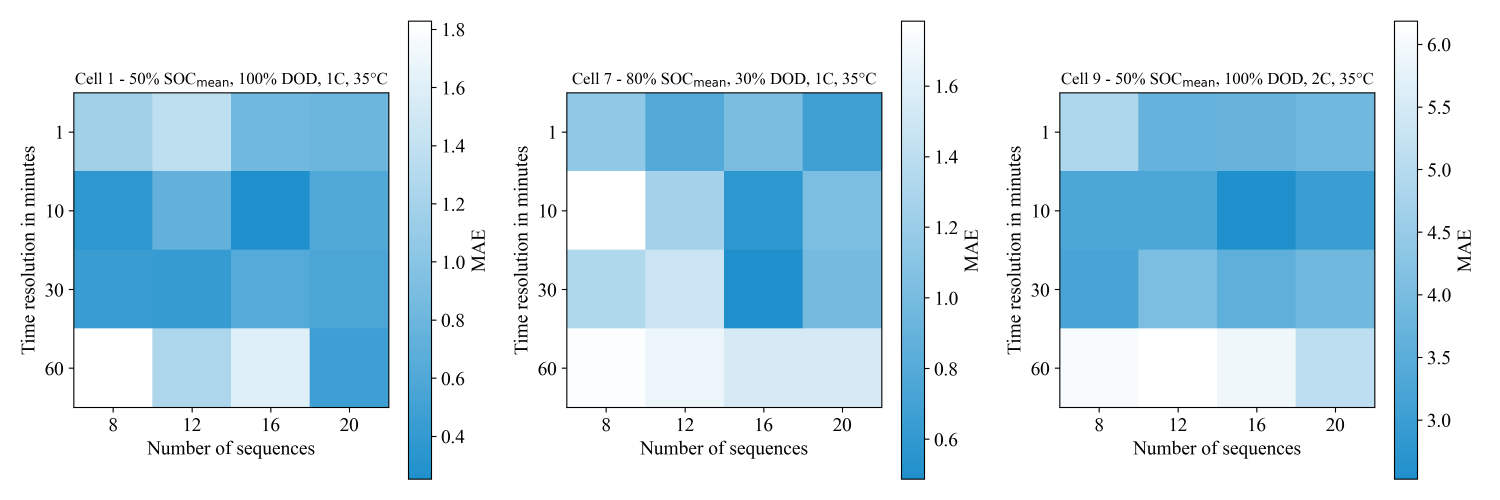
#> input picture LATEX/MDPI/MPDI_23__Neural_Network_Architecture_for_Determining_the_Aging_of_Stationary_Storage_Systems_in_Smart_Grids/Figures/MAE_matrix.png, 4500 x 1500 px (shown at 1/3 size)
$ python make_chapter4_heatmaps.py
#> lines starting #> are read from the running program, lines starting #| are printed output that depends on the picture; after the words box and inside, x2 and y2 are one past the last pixel; in counts of white or black regions, pixels touching at a corner belong together
"""Create the heatmaps used as Figures 4.1 and 4.4.

Figure 4.1 is reconstructed from the coefficients printed in the published
source figure. Figure 4.4 retains the original MAE matrix and its numerical
color-bar scales, but replaces the former white-ended blue map with a smooth
blue-to-red map whose extrema remain visible.
"""

from __future__ import annotations

import csv
from pathlib import Path

import matplotlib.colors as mcolors
import matplotlib.pyplot as plt
import numpy as np
from matplotlib.colors import SymLogNorm
from PIL import Image


PROJECT_ROOT = Path(__file__).resolve().parents[1]
SCRIPTS_ROOT = PROJECT_ROOT.parents[2]
OUTPUT_DIR = PROJECT_ROOT / "pictures" / "eaai_palette"
MDPI_FIGURES = (
    SCRIPTS_ROOT
    / "LATEX"
    / "MDPI"
    / "MPDI_23__Neural_Network_Architecture_for_Determining_the_Aging_of_Stationary_Storage_Systems_in_Smart_Grids"
    / "Figures"
)

RED = np.array(mcolors.to_rgb("#eea4a5"))
BLUE = np.array(mcolors.to_rgb("#a1c6e0"))


def _srgb_to_oklab(rgb: np.ndarray) -> np.ndarray:
    rgb = np.asarray(rgb, dtype=float)
    linear = np.where(
        rgb <= 0.04045,
        rgb / 12.92,
        ((rgb + 0.055) / 1.055) ** 2.4,
    )
    r, g, b = np.moveaxis(linear, -1, 0)
    l_root = np.cbrt(0.4122214708 * r + 0.5363325363 * g + 0.0514459929 * b)
    m_root = np.cbrt(0.2119034982 * r + 0.6806995451 * g + 0.1073969566 * b)
    s_root = np.cbrt(0.0883024619 * r + 0.2817188376 * g + 0.6299787005 * b)
    return np.stack(
        [
            0.2104542553 * l_root + 0.7936177850 * m_root - 0.0040720468 * s_root,
            1.9779984951 * l_root - 2.4285922050 * m_root + 0.4505937099 * s_root,
            0.0259040371 * l_root + 0.7827717662 * m_root - 0.8086757660 * s_root,
        ],
        axis=-1,
    )


def _oklab_to_srgb(lab: np.ndarray) -> np.ndarray:
    lab = np.asarray(lab, dtype=float)
    lightness, axis_a, axis_b = np.moveaxis(lab, -1, 0)
    l_root = lightness + 0.3963377774 * axis_a + 0.2158037573 * axis_b
    m_root = lightness - 0.1055613458 * axis_a - 0.0638541728 * axis_b
    s_root = lightness - 0.0894841775 * axis_a - 1.2914855480 * axis_b
    l_value = l_root**3
    m_value = m_root**3
    s_value = s_root**3
    linear = np.stack(
        [
            4.0767416621 * l_value - 3.3077115913 * m_value + 0.2309699292 * s_value,
            -1.2684380046 * l_value + 2.6097574011 * m_value - 0.3413193965 * s_value,
            -0.0041960863 * l_value - 0.7034186147 * m_value + 1.7076147010 * s_value,
        ],
        axis=-1,
    )
    srgb = np.where(
        linear <= 0.0031308,
        12.92 * linear,
        1.055 * np.maximum(linear, 0.0) ** (1.0 / 2.4) - 0.055,
    )
    return np.clip(srgb, 0.0, 1.0)


def _oklab_blue_red_colors(values: np.ndarray) -> np.ndarray:
    values = np.clip(np.asarray(values, dtype=float), 0.0, 1.0)
    blue_lab = _srgb_to_oklab(BLUE)
    red_lab = _srgb_to_oklab(RED)
    lab = blue_lab + (red_lab - blue_lab) * values[..., None]
    return _oklab_to_srgb(lab)


def direct_blue_red_colormap() -> mcolors.LinearSegmentedColormap:
    """Interpolate perceptually between the EAAI blue and red in OKLAB."""

    samples = _oklab_blue_red_colors(np.linspace(0.0, 1.0, 257))
    return mcolors.LinearSegmentedColormap.from_list(
        "direct_oklab_blue_red",
        samples,
        N=256,
    )


def red_blue_colors(values: np.ndarray) -> np.ndarray:
    """Map normalized values perceptually from blue to red in OKLAB."""

    return _oklab_blue_red_colors(values)


def correlation_colormap() -> mcolors.LinearSegmentedColormap:
    """Map zero to blue and both correlation extrema to the same red."""

    positions = np.linspace(0.0, 1.0, 257)
    magnitude = np.abs(2.0 * positions - 1.0)
    samples = _oklab_blue_red_colors(magnitude)
    return mcolors.LinearSegmentedColormap.from_list(
        "symmetric_oklab_blue_red",
        samples,
        N=256,
    )


def make_correlation_heatmap() -> None:
    values = np.array(
        [
            [0.00, np.nan, np.nan, np.nan],
            [-0.58, -0.56, np.nan, np.nan],
            [-0.99, 0.00, 0.60, np.nan],
            [-0.99, 0.00, 0.60, 1.00],
        ]
    )
    x_labels = [
        "SOH",
        "Voltage [V]",
        r"Temperature [$^\circ$C]",
        r"$Q_{\mathrm{pos}}(t)$ [Ah]",
    ]
    y_labels = [
        "Voltage [V]",
        r"Temperature [$^\circ$C]",
        r"$Q_{\mathrm{pos}}(t)$ [Ah]",
        r"$Q_{\mathrm{neg}}(t)$ [Ah]",
    ]

    plt.rcParams.update(
        {
            "font.family": "serif",
            "font.size": 12,
            "axes.linewidth": 0.8,
        }
    )
    fig, ax = plt.subplots(figsize=(9.4, 7.2))
    masked = np.ma.masked_invalid(values)
    image = ax.imshow(
        masked,
        cmap=correlation_colormap(),
        vmin=-1.0,
        vmax=1.0,
        interpolation="nearest",
    )

    ax.set_xticks(np.arange(4), labels=x_labels)
    ax.set_yticks(np.arange(4), labels=y_labels)
    ax.tick_params(axis="x", labelrotation=0, pad=7)
    ax.tick_params(axis="y", pad=7)

    for row in range(values.shape[0]):
        for col in range(values.shape[1]):
            if np.isfinite(values[row, col]):
                ax.text(
                    col,
                    row,
                    f"{values[row, col]:.2f}",
                    ha="center",
                    va="center",
                    fontsize=12,
                    color="#202020",
                )

    ax.set_xticks(np.arange(-0.5, 4, 1), minor=True)
    ax.set_yticks(np.arange(-0.5, 4, 1), minor=True)
    ax.grid(which="minor", color="white", linewidth=1.2)
    ax.tick_params(which="minor", bottom=False, left=False)
    for spine in ax.spines.values():
        spine.set_visible(False)

    colorbar = fig.colorbar(image, ax=ax, fraction=0.052, pad=0.035)
    colorbar.set_ticks([-1.0, -0.5, 0.0, 0.5, 1.0])
    colorbar.outline.set_linewidth(0.8)
    fig.subplots_adjust(left=0.22, right=0.90, bottom=0.14, top=0.98)
    fig.savefig(
        OUTPUT_DIR / "paper1_correlation.png",
        dpi=300,
        facecolor="white",
    )
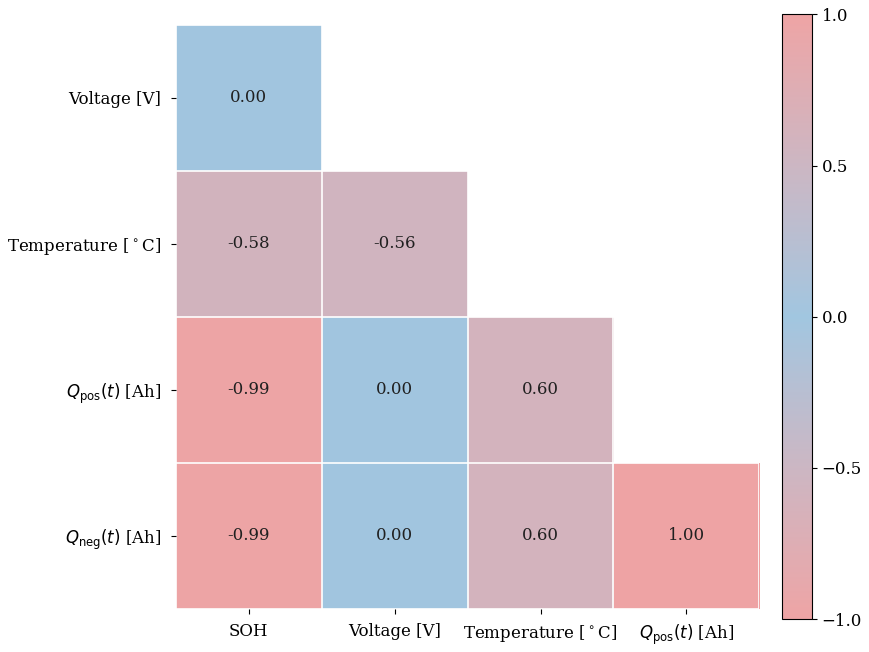
#> figure drawn by matplotlib, 2 panels
    plt.close(fig)


def _nearest_blues_r_position(rgb: np.ndarray) -> np.ndarray:
    source = plt.colormaps["Blues_r"](np.linspace(0.0, 1.0, 1024))[:, :3]
    flat = rgb.reshape(-1, 3)
    unique, inverse = np.unique(flat, axis=0, return_inverse=True)
    mapped = np.empty(unique.shape[0], dtype=float)
    chunk_size = 20000
    for start in range(0, unique.shape[0], chunk_size):
        chunk = unique[start : start + chunk_size]
        distance = np.sum((chunk[:, None, :] - source[None, :, :]) ** 2, axis=2)
        mapped[start : start + len(chunk)] = np.argmin(distance, axis=1) / 1023.0
    return mapped[inverse].reshape(rgb.shape[:2])


def _source_positions(
    array: np.ndarray,
    box: tuple[int, int, int, int],
) -> tuple[np.ndarray, np.ndarray]:
    x0, y0, x1, y1 = box
    region = array[y0:y1, x0:x1]
    rgb = region[..., :3].astype(float) / 255.0
    dark = np.max(rgb, axis=2) < 0.22
    return _nearest_blues_r_position(rgb), dark


def _recolor_region(
    array: np.ndarray,
    box: tuple[int, int, int, int],
    source_min: float,
    source_max: float,
) -> None:
    x0, y0, x1, y1 = box
    region = array[y0:y1, x0:x1]
    rgb = region[..., :3].astype(float) / 255.0
    normalized, dark = _source_positions(array, box)
    normalized = np.clip(
        (normalized - source_min) / (source_max - source_min),
        0.0,
        1.0,
    )
    converted = red_blue_colors(normalized)
    rgb[~dark] = converted[~dark]
    region[..., :3] = np.rint(rgb * 255.0).astype(np.uint8)


def make_mae_matrix() -> None:
    source = MDPI_FIGURES / "MAE_matrix.png"
    array = np.asarray(Image.open(source).convert("RGBA")).copy()
#> array is the input picture: shape (1500, 4500, 4); mean R, G, B, A 196.2, 222.9, 237.1, 255

    # Plot and color-bar interiors in the 4500 x 1500 source image.
    panel_regions = [
        ((223, 280, 1165, 1221), (1227, 64, 1293, 1437)),
        ((1702, 280, 2644, 1221), (2706, 64, 2772, 1437)),
        ((3181, 280, 4123, 1221), (4185, 64, 4251, 1437)),
    ]
    for plot_region, colorbar_region in panel_regions:
        colorbar_positions, colorbar_dark = _source_positions(array, colorbar_region)
        valid_positions = colorbar_positions[~colorbar_dark]
        source_min, source_max = np.quantile(valid_positions, [0.01, 0.99])
        _recolor_region(array, plot_region, source_min, source_max)
        _recolor_region(array, colorbar_region, source_min, source_max)
#> this loop made 3 passes
#> pass 1, in _source_positions, `region = array[y0:y1, x0:x1]`:
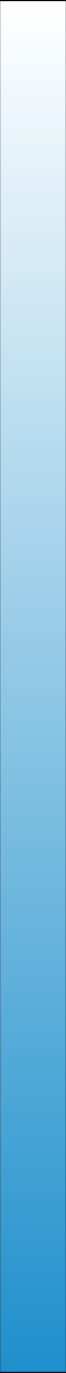
#> region: shape (1373, 66, 4); mean R, G, B, A 141.9, 198.1, 227.9, 255
#> pass 1, in _source_positions, `dark = np.max(rgb, axis=2) < 0.22`:
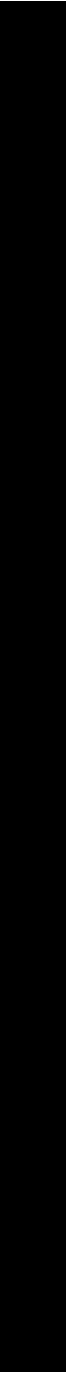
#> dark: shape (1373, 66) bool; 0.15% white in thin lines or dots
#> pass 1, in make_mae_matrix, `colorbar_positions, colorbar_dark = _source_positions(array, colorbar_..`:
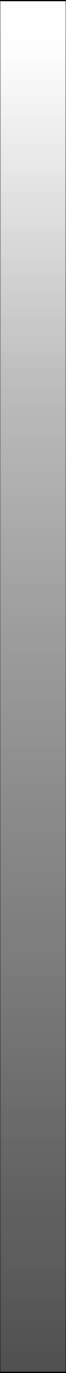
#> colorbar_positions: shape (1373, 66) float64; min 0, max 0.997, mean 0.618
#> after the loop:
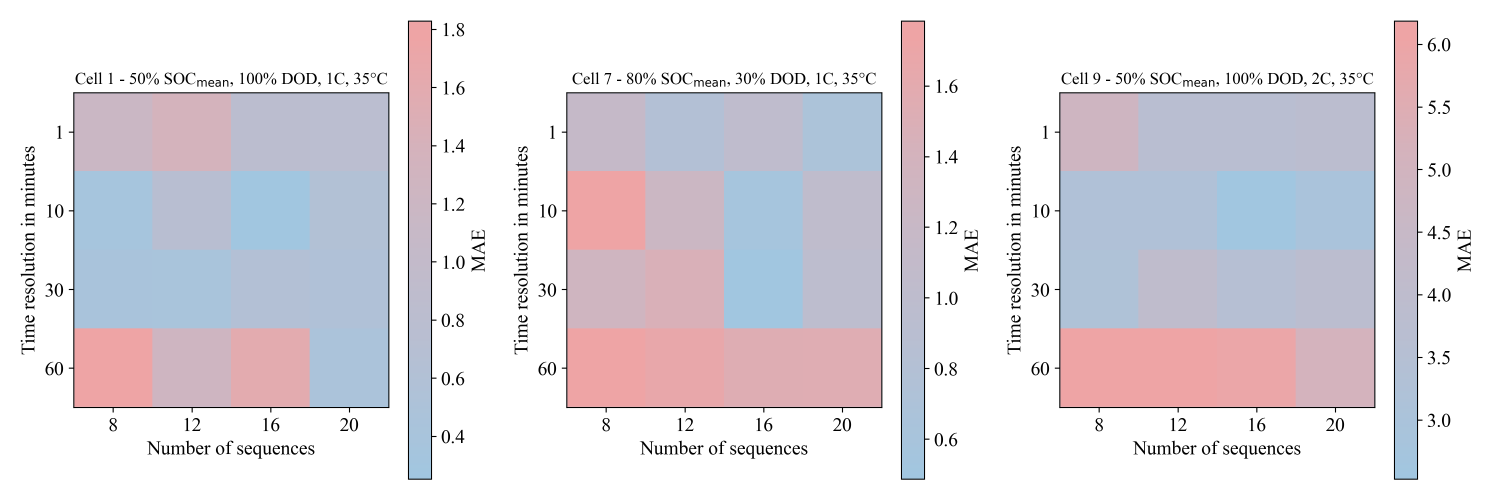
#> array: shape (1500, 4500, 4) (shown at 1/3 size); mean R, G, B, A 223.3, 219, 225.6, 255

    Image.fromarray(array, mode="RGBA").save(
        OUTPUT_DIR / "paper1_mae_matrix.png",
        dpi=(300, 300),
    )


def _read_cross_scenario_values() -> tuple[np.ndarray, list[str], list[str]]:
    results = (
        SCRIPTS_ROOT
        / "DL_Models"
        / "LFP_SOC_SOH_Model"
        / "4_simulation_environment"
        / "results"
    )
    class_order = [
        "Direct measurement",
        "Hybrid direct measurement",
        "Hybrid ECM",
        "Data-driven",
    ]
    class_short = ["DM", "HDM", "HECM", "DD"]
    scenarios = [
        "ADC quantization",
        "Voltage spikes",
        "Current noise (high)",
        "Voltage noise",
        "Temperature noise",
        "Current bias",
        "Missing samples",
        "Irregular sampling",
        "Burst dropout",
    ]
    scenario_labels = [
        "ADC\nquantization",
        "Voltage\nspikes",
        "Current\nnoise",
        "Voltage\nnoise",
        "Temperature\nnoise",
        "Current\nbias",
        "Missing\nsamples",
        "Irregular\nsampling",
        "Burst\ndropout",
    ]

    values: dict[tuple[str, str], float] = {}
    key_results = results / "paper_tables_v4" / "table_key_results.md"
#> (the run stopped early here; a loop or call above may not have finished)

$ run again, with LATEX/MDPI/MPDI_23__Neural_Network_Architecture_for_Determining_the_Aging_of_Stationary_Storage_Systems_in_Smart_Grids/Figures/Process3.png copied over LATEX/MDPI/MPDI_23__Neural_Network_Architecture_for_Determining_the_Aging_of_Stationary_Storage_Systems_in_Smart_Grids/Figures/MAE_matrix.png
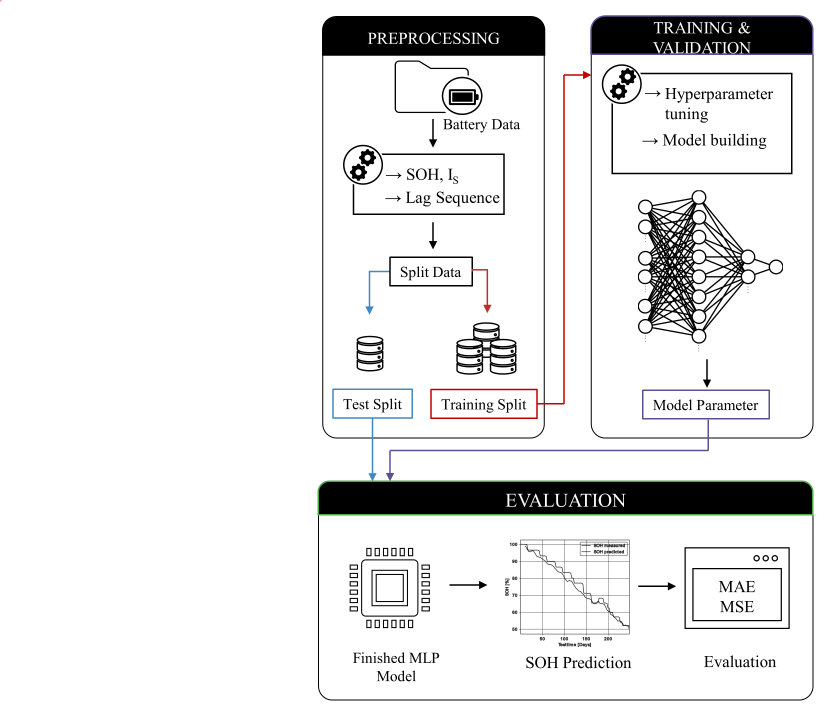
#> input picture LATEX/MDPI/MPDI_23__Neural_Network_Architecture_for_Determining_the_Aging_of_Stationary_Storage_Systems_in_Smart_Grids/Figures/Process3.png, 3307 x 2895 px (shown at 1/4 size)
#> in make_mae_matrix, array is the input picture: shape (2895, 3307, 4); mean R, G, B, A 136.5, 136.5, 136.4, 159.3
#> the loop in make_mae_matrix, `for plot_region, colorbar_region in panel_regions:` made 3 passes
#> (source_min, source_max) on pass 1: (0.997, 0.997)
#> pass 1, in _source_positions, `dark = np.max(rgb, axis=2) < 0.22`:
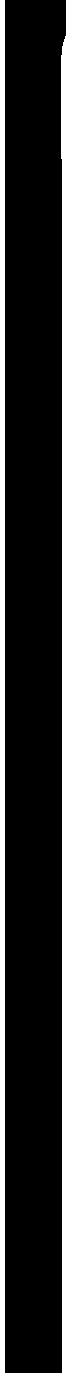
#> dark: shape (1373, 66) bool; 13.6% white; 2 white regions, box (x1, y1, x2, y2) and area: (0, 0, 5, 1373) 6865, (61, 36, 66, 1373) 5433
#> after the loop in make_mae_matrix, `for plot_region, colorbar_region in panel_regions:`:
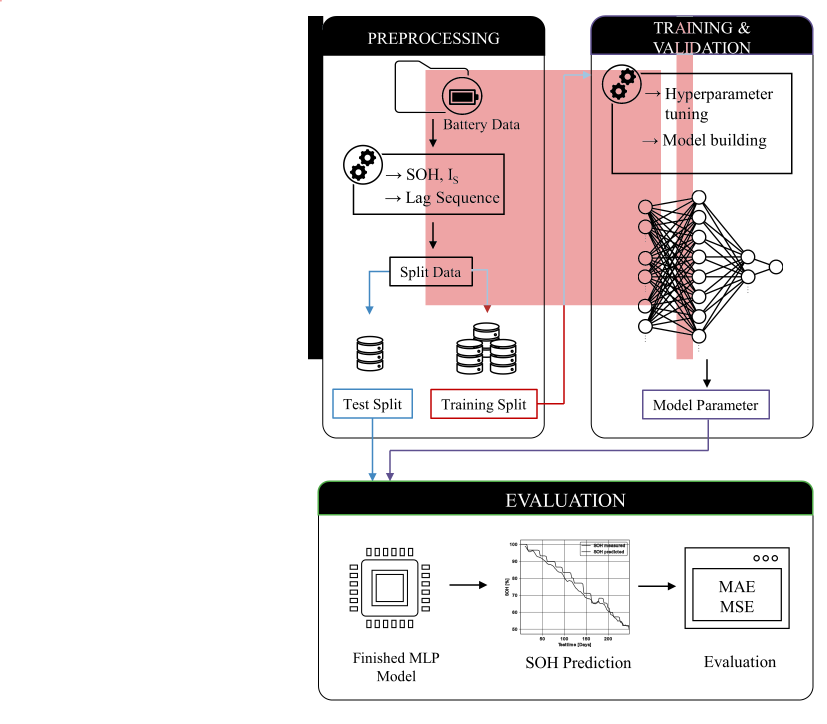
#> array: shape (2895, 3307, 4) (shown at 1/4 size); mean R, G, B, A 133, 126.4, 126.5, 159.3; transparent parts drawn white
